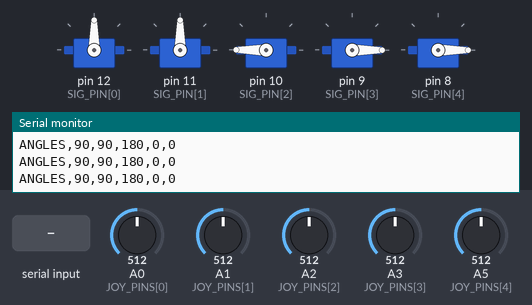
Simulated run of this sketch. Board: Arduino Uno, built with avr-gcc and run on an emulated ATmega328P. Shown: 5 × servo, the last lines printed to the serial monitor. The inputs (shaded band) are chosen by the test bench; at power-on: A0 (JOY_PINS[0]) = 512, A1 (JOY_PINS[1]) = 512, A2 (JOY_PINS[2]) = 512, A3 (JOY_PINS[3]) = 512, A5 (JOY_PINS[4]) = 512.

Above: at 1.2 s.
1.3 s: "GRIP:90\n" received over Serial
At 2.35 s:
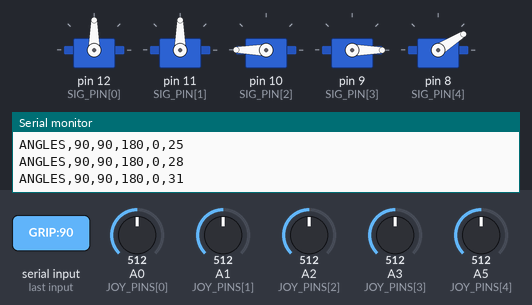
At 4.2 s:
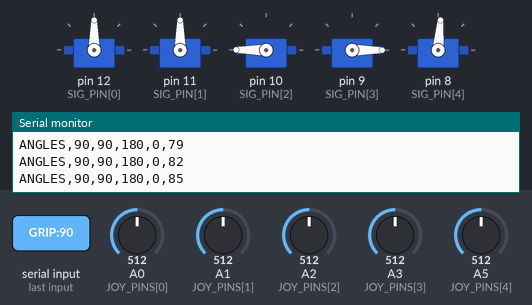
4.3 s: "ENABLE\n" received over Serial
5.8 s: "STATUS\n" received over Serial
7.3 s: A0 (JOY_PINS[0]) set to 615
8.8 s: A0 (JOY_PINS[0]) set to 647
At 10.6 s:
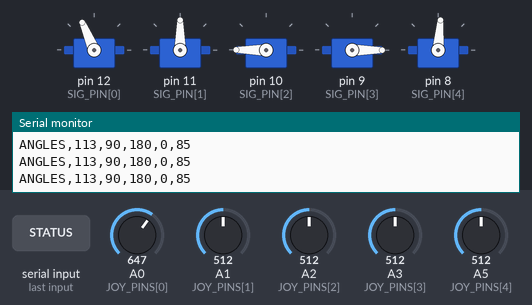
11.0 s: A1 (JOY_PINS[1]) set to 716
At 12.1 s:
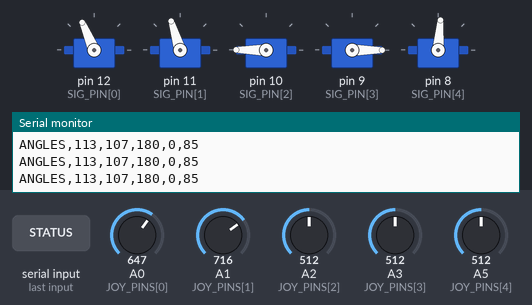
Timing chart, 0 to 14.0 s (numbered marks = the images above; inputs shaded):
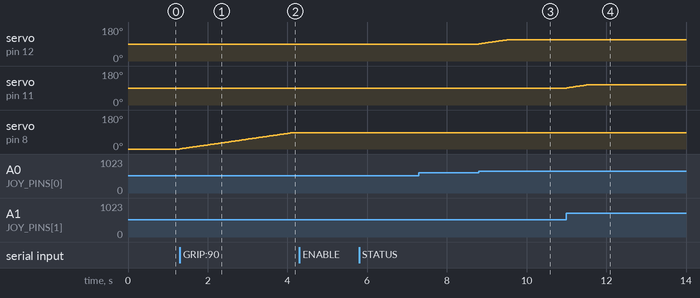

Measured:
- the behaviour switches between 633 and 634 on A0 (JOY_PINS[0]) (found by bisection; images 2 and 3)
- after the input at 1.3 s, servo on pin 8 (SIG_PIN[4]): moves from 0° to 85° over 2.8 s, starting at once
- after the input at 8.8 s, servo on pin 12 (SIG_PIN[0]): moves from 90° to 113° over 0.73 s, starting at once
- after the input at 11.0 s, servo on pin 11 (SIG_PIN[1]): moves from 90° to 107° over 0.53 s, starting at once

The sketch:

1.ino
```cpp
/*
 * 4-DOF Robotic Arm Controller — v2.6-holdfix (17 Jul 2025)
 * − Fixed position holding when joystick is released
 * − Hysteretic dead band prevents jitter
 * − Exponential IIR filter for smooth ADC readings
 * − State machine approach for robust hold functionality
 * − Maintains 30 °/s speed control and full serial compatibility
 */

#include <Servo.h>

/* ---------------- user-tweakables ---------------- */
const int HOME[5]      = {90, 90, 180, 0, 0};
const int MIN_ANG[5]   = {0, 10, 10, 0, 0};
const int MAX_ANG[5]   = {180, 150, 180, 180, 85};
const int SPEED_DPS    = 30;          // target velocity degree/second
const int DBAND_INNER  = 80;          // inner hysteresis edge
const int DBAND_OUTER  = 120;         // outer hysteresis edge
const float FILT_ALPHA = 0.25;        // IIR smoothing factor
const int HOLD_DEBOUNCE_MS = 50;      // minimum time before hold activation
/* ------------------------------------------------- */

const byte SIG_PIN[5]  = {12, 11, 10, 9, 8};
const byte X_PIN[3]    = {A0, A2, A4};
const byte Y_PIN[3]    = {A1, A3, A5};

// Joystick axis mapping: [base-X, shoulder-Y, elbow-X, wrist-Y, gripper-Y]
const byte JOY_PINS[5] = {A0, A1, A2, A3, A5};

enum JoystickState : uint8_t {
  HOLD = 0,
  ACTIVE = 1
};

Servo srv[5];
int curDeg[5] = {HOME[0], HOME[1], HOME[2], HOME[3], HOME[4]};
int tgtDeg[5] = {HOME[0], HOME[1], HOME[2], HOME[3], HOME[4]};
int holdPosition[5] = {HOME[0], HOME[1], HOME[2], HOME[3], HOME[4]};
float filtADC[5] = {512, 512, 512, 512, 512};
JoystickState axisState[5] = {HOLD, HOLD, HOLD, HOLD, HOLD};
unsigned long lastActiveTime[5] = {0, 0, 0, 0, 0};
bool attached[5];
bool jsEnabled = false;

/* time-ramp helpers */
unsigned long lastStepMS[5];
const unsigned long STEP_INTERVAL_MS = 1000UL / SPEED_DPS;
const int ADC_CENTER = 512;

void setup() {
  Serial.begin(115200);
  for (byte i = 0; i < 5; i++) {
    srv[i].attach(SIG_PIN[i]);
    attached[i] = true;
    srv[i].write(curDeg[i]);
  }
  home(true);  // hard home on power-up
  Serial.println(F("READY"));
}

void loop() {
  pollSerial();
  pollJoysticks();
  timeRamp();
  streamAngles();
}

/* ---------- serial commands ---------- */
void pollSerial() {
  static String buf;
  while (Serial.available()) {
    char c = Serial.read();
    if (c == '\n') {
      buf.trim();
      buf.toUpperCase();
      if (buf == "HOME") {
        home(false);
      }
      else if (buf == "ENABLE") {
        jsEnabled = true;
        // Set current positions as hold positions
        for (byte i = 0; i < 5; i++) {
          holdPosition[i] = curDeg[i];
          axisState[i] = HOLD;
        }
        Serial.println("OK");
      }
      else if (buf == "DISABLE") {
        jsEnabled = false;
        Serial.println("OK");
      }
      else if (buf.startsWith("GRIP:")) {
        int g = constrain(buf.substring(5).toInt(), MIN_ANG[4], MAX_ANG[4]);
        tgtDeg[4] = g;
        holdPosition[4] = g;
      }
      else if (buf == "STATUS") {
        sendStatus();
      }
      else if (buf == "?ANGLES") {
        sendAngles();
      }
      buf = "";
    } else {
      buf += c;
    }
  }
}

/* ---------- improved joystick processing ---------- */
void pollJoysticks() {
  if (!jsEnabled) return;

  // Read and filter all joystick axes
  for (byte i = 0; i < 5; i++) {
    int raw = analogRead(JOY_PINS[i]);
    // Exponential moving average filter
    filtADC[i] = filtADC[i] + FILT_ALPHA * (raw - filtADC[i]);

    processJoystickAxis(i);
  }
}

/* ---------- process individual axis with hysteresis ---------- */
void processJoystickAxis(byte axisIndex) {
  int filteredValue = (int)filtADC[axisIndex];
  int deviation = abs(filteredValue - ADC_CENTER);
  unsigned long currentTime = millis();

  switch (axisState[axisIndex]) {
    case HOLD:
      // Check if joystick moved beyond outer threshold
      if (deviation > DBAND_OUTER) {
        axisState[axisIndex] = ACTIVE;
        lastActiveTime[axisIndex] = currentTime;
        // Immediately update target based on joystick position
        updateTargetFromJoystick(axisIndex, filteredValue);
      } else {
        // Stay in hold - maintain last hold position
        tgtDeg[axisIndex] = holdPosition[axisIndex];
      }
      break;

    case ACTIVE:
      if (deviation < DBAND_INNER) {
        // Check debounce time before switching to hold
        if (currentTime - lastActiveTime[axisIndex] > HOLD_DEBOUNCE_MS) {
          axisState[axisIndex] = HOLD;
          holdPosition[axisIndex] = curDeg[axisIndex]; // Lock current position
          tgtDeg[axisIndex] = holdPosition[axisIndex];
        }
      } else {
        // Continue active movement
        lastActiveTime[axisIndex] = currentTime;
        updateTargetFromJoystick(axisIndex, filteredValue);
      }
      break;
  }
}

/* ---------- update target based on joystick position ---------- */
void updateTargetFromJoystick(byte axisIndex, int adcValue) {
  int newTarget = map(adcValue, 0, 1023, MIN_ANG[axisIndex], MAX_ANG[axisIndex]);
  newTarget = constrain(newTarget, MIN_ANG[axisIndex], MAX_ANG[axisIndex]);
  tgtDeg[axisIndex] = newTarget;
}

/* ---------- time-based servo movement ---------- */
void timeRamp() {
  unsigned long now = millis();
  for (byte i = 0; i < 5; i++) {
    if (curDeg[i] == tgtDeg[i]) continue;
    if (now - lastStepMS[i] < STEP_INTERVAL_MS) continue;

    curDeg[i] += (tgtDeg[i] > curDeg[i]) ? 1 : -1;
    srv[i].write(curDeg[i]);
    lastStepMS[i] = now;
  }
}

/* ---------- helper functions ---------- */
void home(bool hard) {
  for (byte i = 0; i < 5; i++) {
    tgtDeg[i] = HOME[i];
    holdPosition[i] = HOME[i];
    axisState[i] = HOLD;
    if (hard) {
      curDeg[i] = HOME[i];
      srv[i].write(curDeg[i]);
    }
  }
}

void sendAngles() {
  Serial.print("ANGLES");
  for (byte i = 0; i < 5; i++) {
    Serial.print(',');
    Serial.print(curDeg[i]);
  }
  Serial.println();
}

void sendStatus() {
  Serial.print("STATUS,");
  Serial.print(jsEnabled ? 1 : 0);
  for (byte i = 0; i < 5; i++) {
    Serial.print(',');
    Serial.print(attached[i] ? 1 : 0);
  }
  Serial.println();
}

void streamAngles() {
  static unsigned long last = 0;
  if (millis() - last < 100) return;
  sendAngles();
  last = millis();
}
```
